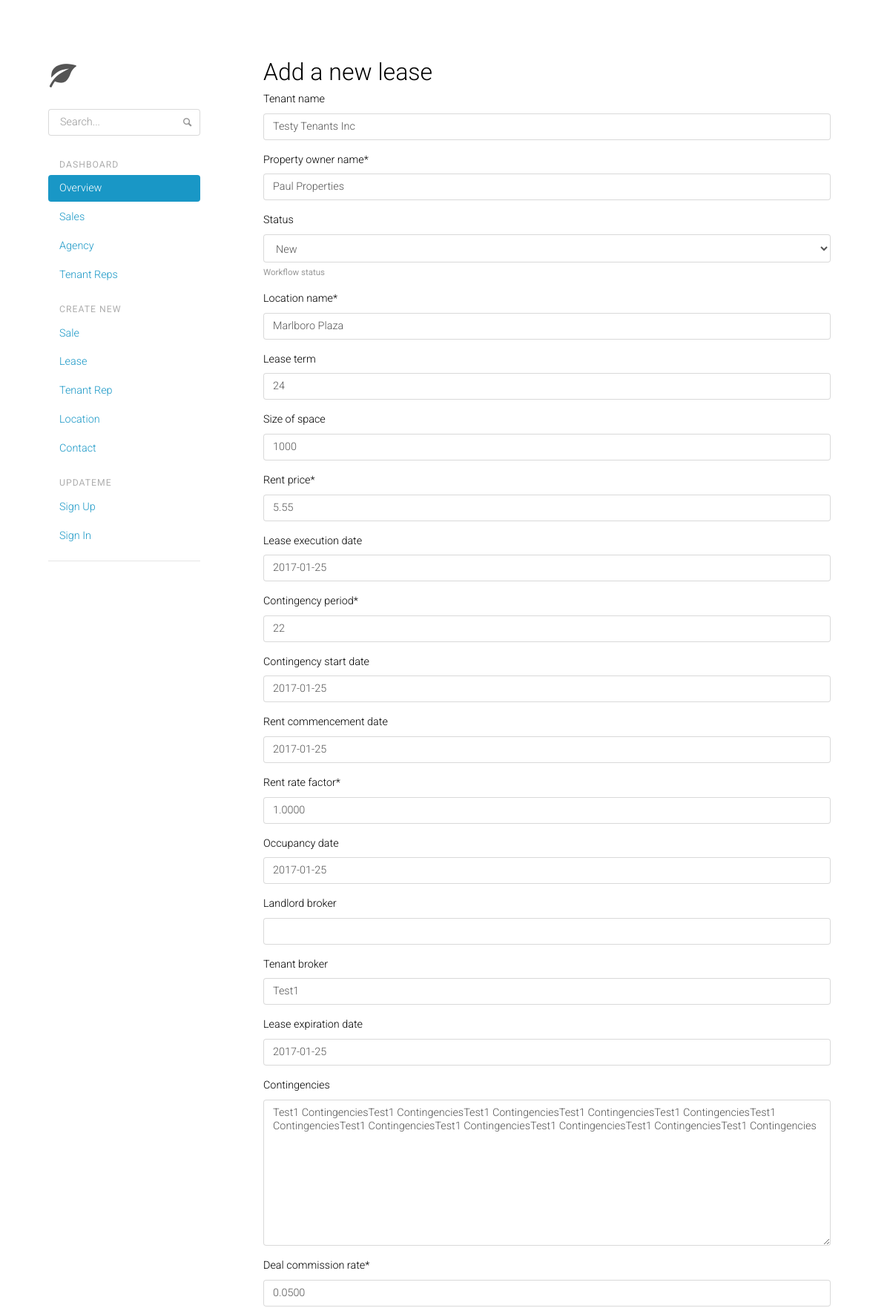
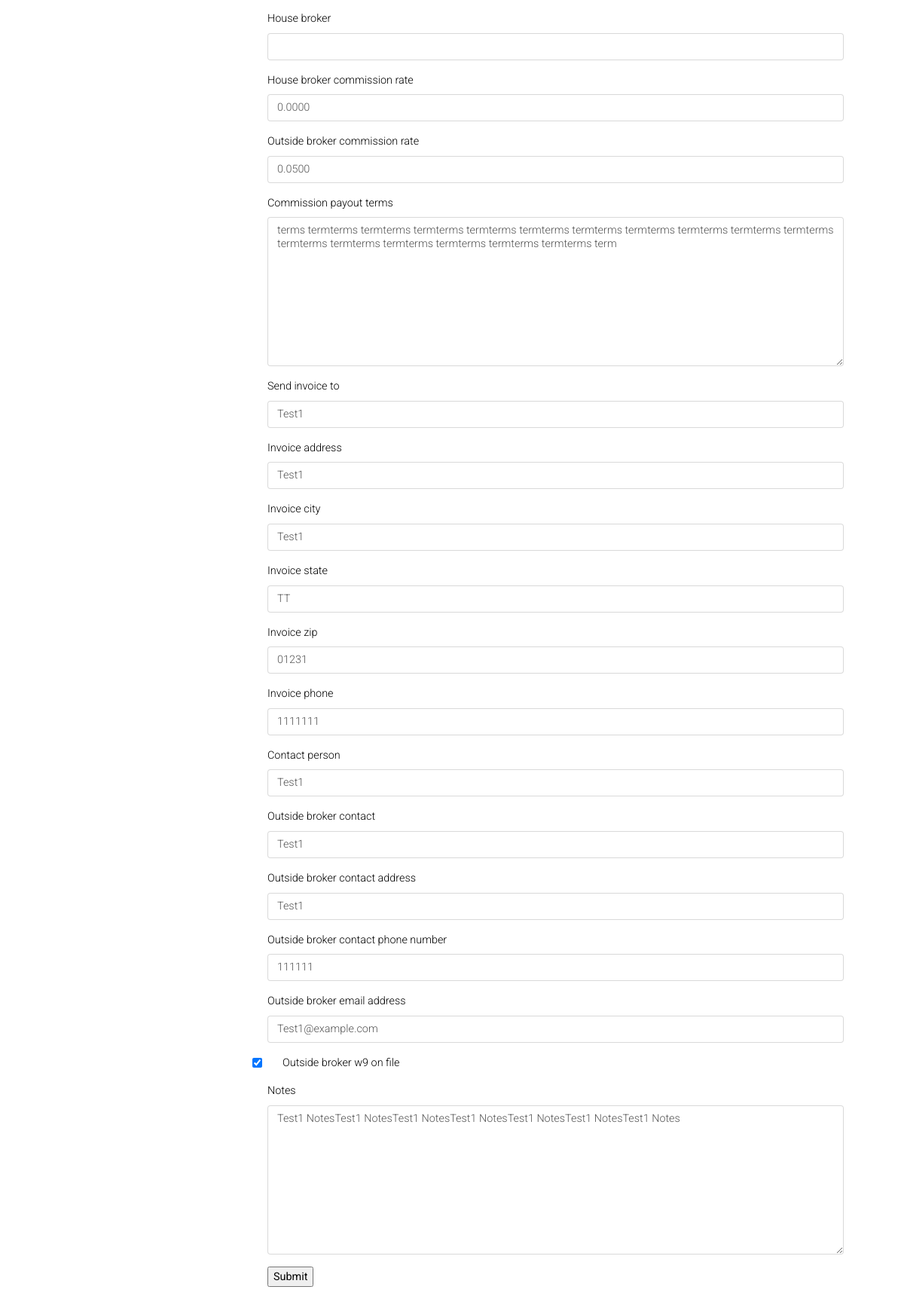
/commissions/lease/1/update/, run on the app's committed database (2 pictures, top to bottom).
### commissions/models.py (models this page shows, shortened)
class Lease(TimeStampedModel):
    tenant_name = models.CharField(max_length=80, blank=True)
    property_owner_name = models.CharField(max_length=80)
    status = models.CharField(max_length=3, choices=LEASE_WORKFLOW_STATUS, blank=True, default=0, help_text="Workflow status")
    location_name = models.CharField(max_length=120)
    lease_term_in_months = models.IntegerField("lease term", null=True, blank=True)
    size_of_space = models.IntegerField(null=True, blank=True, default=0)
    rent_price = models.DecimalField(decimal_places=2, max_digits=8, default=0)
    lease_execution_date = models.DateField(null=True, blank=True)
    contingency_period_in_days = models.IntegerField("contingency period", default=0)
    contingency_start_date = models.DateField(null=True, blank=True)
    rent_commencement_date = models.DateField(null=True, blank=True)
    rent_rate_factor = models.DecimalField(decimal_places=4, default=1, max_digits=5)
    occupancy_date = models.DateField(null=True, blank=True)
    landlord_broker = models.CharField(max_length=80, blank=True)
    tenant_broker = models.CharField(max_length=80, blank=True)
    lease_expiration_date = models.DateField(null=True, blank=True)
    contingencies = models.TextField(max_length=1000, blank=True)
    deal_commission_rate = models.DecimalField(decimal_places=4, default=0, max_digits=5)
    house_broker = models.CharField(max_length=80, blank=True)
    house_broker_commission_rate = models.DecimalField(decimal_places=4, null=True, blank=True, max_digits=5, default=0)
    outside_broker_commission_rate = models.DecimalField(decimal_places=4, null=True, blank=True, max_digits=5, default=0)
    commission_payout_terms = models.TextField(max_length=1000, blank=True)
    '''need to refactor the invoice section'''
    send_invoice_to = models.CharField(max_length=120, blank=True)
    invoice_address = models.CharField(max_length=100, blank=True)
    invoice_city = models.CharField(max_length=30, blank=True)
    invoice_state = models.CharField(max_length=20, blank=True)
    invoice_zip = models.CharField(max_length=12, blank=True)
    invoice_phone = models.CharField(max_length=15, blank=True)
    contact_person = models.CharField(max_length=80, blank=True)
    '''need to refactor the brokers sections'''
    outside_broker_contact = models.CharField(max_length=80, blank=True)
    outside_broker_contact_address = models.CharField(max_length=100, blank=True)
    outside_broker_contact_phone_number = models.CharField(max_length=15, blank=True)
    outside_broker_email_address = models.EmailField(blank=True)
    outside_broker_w9_on_file = models.BooleanField(default=False)
    notes = models.TextField(blank=True)
    '''
    this code is not working
    @property
    def display_option(self):
        """
        creates a string for the lease option.  this is required to see the lease option in the admin (since its a many to many join)
        """
        return ', '.join([ option.start_date for option in self.option.all()[:25] ])
    #display_option.option_commencement_date = 'Option Start Date'
    '''
    class Meta:
        ordering = ("-created",)

### commissions/views.py (the view)
# urls.py: url(r'^lease/(?P<pk>\d+)/update/$', views.LeaseUpdateView.as_view(), name='lease-update'),
class LeaseUpdateView(UpdateView):
    model = Lease
    fields = '__all__'

### commissions/templates/commissions/lease_form.html (shortened to what this page needs)
{% extends "base.html" %}
{% load crispy_forms_tags %}
{% block content %}
<div class="container">
<h2>Add a new lease </h2>
<form action="" method="post">
    <table>
    {{ form|crispy }}
    </table>
    <input type="submit" value="Submit" />
</form>
</div>
{% endblock %}

### commissions/static/css/application.css (style rules this page uses)
body { padding-top: 20px; padding-bottom: 20px; }
@media (min-width: 768px) { body { padding-top: 50px; padding-bottom: 50px; } }
h1, h2, h3, h4, h5, h6, .h1, .h2, .h3, .h4, .h5, .h6 { margin-top: 0; }

### commissions/static/css/docs.css (style rules this page uses)
body { overflow-x: hidden; padding-bottom: 40px; }

### commissions/static/css/style.css (style rules this page uses)
body { padding-top: 5rem; background-color: white; }

### commissions/templates/base.html (style rules this page uses)
body { width: 1px; min-width: 100%; *width: 100%; }

### data on the page
Lease: tenant_name "Testy Tenants Inc", property_owner_name "Paul Properties", status "New", location_name "Marlboro Plaza", lease_term_in_months "24", size_of_space "1000", rent_price "5.55", lease_execution_date "2017-01-25", contingency_period_in_days "22", contingency_start_date "2017-01-25", rent_commencement_date "2017-01-25", rent_rate_factor "1.0000", occupancy_date "2017-01-25", tenant_broker "Test1", lease_expiration_date "2017-01-25", contingencies "Test1 ContingenciesTest1 ContingenciesTest1 ContingenciesTest1 ContingenciesTest1 ContingenciesTest1 ContingenciesTest1 ContingenciesTest1 ContingenciesTest1 ContingenciesTest1 ContingenciesTest1 Contingencies", deal_commission_rate "0.0500", house_broker_commission_rate "0.0000", outside_broker_commission_rate "0.0500", commission_payout_terms "terms termterms termterms termterms termterms termterms termterms termterms termterms termterms termterms termterms termterms termterms termterms termterms termterms term", send_invoice_to "Test1", invoice_address "Test1", invoice_city "Test1", invoice_state "TT", invoice_zip "01231", invoice_phone "1111111", contact_person "Test1", outside_broker_contact "Test1", outside_broker_contact_address "Test1", outside_broker_contact_phone_number "111111", outside_broker_email_address "Test1@example.com", outside_broker_w9_on_file "☑", notes "Test1 NotesTest1 NotesTest1 NotesTest1 NotesTest1 NotesTest1 NotesTest1 Notes"
